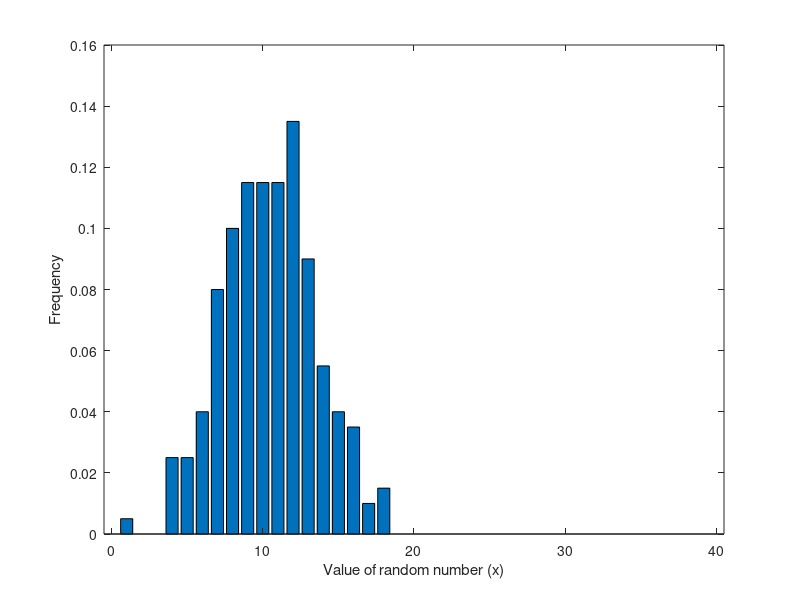

The MATLAB script that drew this image: (Note: this script raises an error after producing the figure.)
% probabilityBasicsTutorial.m
%
% This short tutorial provides an introduction to probability distributions and
% random variables. It covers the following concepts: mean, expectation,
% moments, standard deviation, sample mean and standard error. You may need to
% look up the definition of: probability function, probability density function
% and a cumulative probability function. You'll have a feel for these by the end
% even if you don't get formal.
%
% Requires the statistics toolbox.

% 2/12/05 mns updated
% 2/9/07  mns cleaning
% 2/10/07 mns adding sums and convolution
% 2/15/09 mns minor clean up
% 1/28/12 mns update

%% Matlab setup
clear all
rand('state',sum(100*clock))
format short g

%% Generating random numbers
% Fortunately, matlab has a number of tools for generating random numbers
% and plotting probability distributions. You must have the statistics
% toolbox. Try typing 'help stats' at the command prompt to see what's
% available. There are three types of functions that we will deal with. The
% ones ending in ...rnd.m generate random numbers.
%
% Let's generate 200 random numbers from the Poisson distribution
n = 200
mu = 10.3     % mean (please use a non-integer or later illustrations will suffer)
x = poissrnd(mu,n,1);
% Plot a Frequency histogram
figure(1), clf
[count vals] = hist(x,[0:1:40]);
freq = count/n;    % this is a critical step. Make sure you appreciate it
sum(freq)           % notice that the sum of all the frequencies come out to 1 (the sum of the counts is n)
bar(vals,freq) 
set(gca,'XLim',[-.5 max(vals)+.5])
xlabel('Value of random number (x)')
ylabel('Frequency')

%% Expectation
% The expectation of a random variable (RV) is what it sounds like it ought
% to be. Think of it as the mean of an infinitely large sample of random
% values drawn from the distribution. It's a deeper concept though, because
% it is a property that we can associate with a variable without ever
% measuring samples. It's so fundamental that we will actually think of the
% mean as something (that we calculate) and that will return the
% expectation of the RV.
% 
% The expecation of x, which I will denote E[X] is whatever you set mu to above.
% Let's try to estimate the expectation by calculating the mean. Here are three
% ways to do this in matlab. 
mean(x)     % 1. matlab's function
sum(x/n)    % 2. sum of the random numbers divided by n (which is what matlab's mean does)
sum(freq .* vals) % 3. Weighted sum of the values that x can take. 
% #3 is less obvious, but very important. Make sure you understand why it works.
% It is a key step toward understanding lots of expectations. This is the
% expectation of x. 
% 
% If you've convinced yourself why the 3rd approach works, we can calculate the
% expectation, E[X]. We can do this without actually generating any samples, so
% long as we know the probability of observing the values. The matlab function
% POISSPDF will tell us these probabilities. For the Poisson distribution, the
% only possible values are integers. The probability of seeing any particular
% value is
theoryFreq = poisspdf(vals,mu);
% Notice that the total probability is 1
sum(theoryFreq)
% The E[X] is the weighted sum of the possible values of X. The weights are the
% probabilities (i.e., the expected frequencies of observing each possible value
% of X.
expectation = sum(vals .* theoryFreq)
% You can see why the sample mean only approximated the expectation. Look at the
% theoretical frequencies superimposed on the frequency
% histogram we made with our n samples. 
figure(1), hold on
h = plot(vals, theoryFreq, 'rV','MarkerFaceColor','r')

% There's a 4th way to compute E[x]. It uses the moment generating function. But
% I'll hold off on this for now. 

%% moments
% The expectation of X is also known as the first moment of the random variable,
% x. 
firstMoment = expectation

% The second moment is the expectation of x^2. The 3rd moment is the
% expectation of x^3, and so on. The second moment is related to the variance.
% The 3rd moment is related to the skew of (the degree of asymmetry of the
% distribution about its mode). The 4th moment is related to the kurtosis of the
% distribution (the relative concentration of probability around the mode
% compared the tails -- in other words, the peakiness of the distribution). We
% rarely worry about moments greater than 2nd.

% Important point. You can calculate the expectation of any function of X by
% taking the weighted sum of all possible f(x), the weights given by the
% probability of observing each possible value of x.
%
% So, if for some crazy reason, we wanted to know the expected value of
% log(1+x), we could compute it as
weirdExpectation = sum(log(1+vals) .* theoryFreq)

% A more useful calculation is the E[X^2] (the 2nd moment). 
secondMoment = sum((vals.^2) .* theoryFreq)
% In class we will derive that E[(x-mu)^2], which is known as the variance or 2nd central moment is
secondMoment - mu^2
% or
variance = secondMoment - firstMoment^2


 
%% Standard error of the mean (SEM), Variance and Standard Deviation. 
%
% Let's start with a brief overview about what these terms mean and then we'll
% convince ourselves of the math. The standard deviation is a measure of the
% spread of the random values. It conforms to our intuitive sense of how
% variable the random numbers are, hence how wide a distribution is from which
% they are drawn. Standard deviation is also the number we would want to rely on
% when we talk about uncertainty. What I mean by that is that if I tell you that
% I measured the number 5.2 and you wanted to know how close this might be to a
% true value (what I would get if there were no souces of noise affecting my
% measurement), you would want to know the standard deviation. You couldn't know
% that from my one sample, but if you did know it, you would be able to guess
% how close 5.2 might be to other samples I might draw on another occasion. 
%
% If instead of a single value, I told you a number that I calculated, say a
% mean from 20 samples, you might want to know how close this sample mean might
% be to other sample means, were I to obtain 20 samples again. Again, you would
% want to know the standard deviation of this sample mean. This standard
% deviation of a statistic (in this case the sample mean) is called the standard
% error (in this case, the standard error of the mean). If we calculated the
% slope of a line, then we would want to know the standard deviation of such
% slope estimates in order to get a sense of how close our estimate was to other
% estimates we might obtain from another data set. Again, this standard
% deviation is called a standard error (but not standard error of the MEAN, of
% course).
%
% I have already defined the variance as the expectation[(x-mu)^2]. In words:
% take each X and subtract off its expectation; then square. Do this for an
% infinite sample size of X's. 
secondCentralMoment = sum((vals-mu).^2 .* theoryFreq)

% Notice that for the Poisson distribution, the variance equals the expectation
% (mu). 

% This is different than the variance you would compute from the n samples. Just
% as you don't get E[X] when you compute the mean from n samples, 
sampleMean = mean(x)
% you don't get the true variance. If you ask matlab to calculate the variance
% from the n samples, you get
var(x)
% For the sample mean, matlab takes the average value of the X's. But, for the
% sample variance, matlab multiplies the average of the (X-sampleMean)^2 terms by
% n/(n-1). Let's convince ourselves of this.
(n/(n-1)) * mean((x-sampleMean).^2)
% This is the same as
sum((x-sampleMean).^2) / (n-1)
% Notice that this number is a little bigger than the average of the squared
% departures from the mean
mean((x-sampleMean).^2)

% This business of dividing by n-1 instead of n drives a lot of people
% crazy. I don't want to get bogged down in the derivation (but see Brian
% Lundstrom's tutorial on this). Nonetheless, I think it's worth have an
% intuition about why we do this. Notice that the definition of variance is
% E[(X-mu)^2]. But we don't know mu from a sample of data. All we can do is
% estimate mu by calculating the mean. Now, let me say something that
% sounds overly wordy and almost obvious: the sample mean is the best
% estimate we can make of the true E[X]. What I mean by that is that if we
% could draw another n samples and compute another sampleMean and we did
% this a gzillion times, the average of the sampleMeans would be very near
% E[X]. More formally E[sampleMean] = E[X]. Technically, the sampleMean is
% an unbiased estimator of the E[X]. Better yet, it is the best unbiased
% estimator, meaning that is has the smallest dispersion (standard
% devation) around E[X]. Let's illustrate that by repeating the process of
% making sampleMeans several times
nreps = 1000     % the number of repetitions
Y = poissrnd(mu,n,nreps);
sampleMeanYs = mean(Y);
% Let's look at these sample means superimposed on the distribution of 200
% samples we saw before.
[count vals] = hist(sampleMeanYs,[0:.1:40]);
freq = count/nreps;    
sum(freq)           % notice that the sum of all the frequencies come out to 1 (the sum of the counts is n)
figure(1), hold on
h = bar(vals,freq)
set(h,'FaceColor', 'y','EdgeColor','none')
s = sprintf('Blue: sample n = %d; Yellow: distribution of means from %d repetitions', n, nreps)
title(s)
% Notice that the sample means fall near the true theoretical mean. I didn't
% prove that expectation of these sample means is the true mean, but it's true.
% The dispersion around this true mean can be calculated by taking the standard
% deviation. But since I have yet to develop standard deviation, let's use
% a more intuitive statistic. What is the average absolute difference between
% the sample means and mu (the E[X])?
meanAbsDev_sampleMeans = mean(abs(sampleMeanYs - mu))
% To illustrate my point about this being the best you can do, let's come up
% with an alternative measure of the E[X] based on a sample. How about the
% sample median?
sampleMedianYs = median(Y);
meanAbsDev_sampleMedianYs = mean(abs(sampleMedianYs - mu))
% Notice that the deviations are smaller on average for the sample means.
% (Note, this will fail in the special case that mu is an integer.) This is
% not a proof that the sample mean is the most efficient statistic for
% estimating the E[X], but it gives you a feel for what we're talking
% about.
%
% Now, let's return to the sample variance. Why the 1/(n-1) instead of 1/n
% in the formula for the sample variance? It's because we want an estimate
% of the variance from our n samples that is unbiased and maximally
% efficient. if we happen to know mu, then taking the average of the n
% terms, (X-mu)^2, would be an unbiased estimator of E[(X-mu)^2]. But we
% don't know mu from our n samples. All we know is some estimate of mu,
% like the sample mean. But the sample mean is computed from the n samples.
% This is kind of a cheat. The sample mean is the value we would choose
% that is nearest all the samples, on average. The actual expectation,
% which is similar to but not exactly the same as the sample mean, is going
% to be further away from the samples, on average. This means that
var1 = sum((x-sampleMean).^2) / n
% is a biased estimator of the true variance. It is biased to be smaller
% than the true variance: E[var1] < E[(X-mu)^2] We can see that from the
% simulated samples we took. Matlab will compute this biased version of the
% variance if you pass a second argument var(x,1)
var(x,1)
% If we use the standard matlab var(x) we get back the 1/(n-1) version of
% the sample variance. Confirm this:
sum((x-sampleMean).^2) / (n-1)
var(x)

% Let's use these two versions of var() to operate column-wise on the Y's we
% made above. Remember, Y contains nreps columns; each contains a sample of n
% random values.
sampleVarWithDenomNs = var(Y,1);
sampleVarEithDenomNminus1s = var(Y);
% Take the mean of these nrep samples
mean(sampleVarWithDenomNs)
mean(sampleVarEithDenomNminus1s)
% compare to the true variance
variance

% I'm going to come back to these examples in a moment. Let's save the key
% variables in a matfile.
save poissonRandNumbers.mat mu Y x

% I didn't show you that the sample variance using the n-1 denominator is
% unbiased and maximally efficient. But you can make nreps bigger to
% convince yourself that it's on track.

% So we know the definition of the mean and variance of a random variable
% and we know how to estimate the mean and variance from a finite sample of
% observations. Just to be clear, the mean of the RV is the RV's
% expectation, which is also known as the 1st moment. The variance of the
% RV is the 2nd central moment, that is the expectation of the square of
% the quantity, RV minus its expectation. The statistics we compute from
% samples are unbiased, maximally efficient estimators of these
% expectations.

% The standard deviation of a random variable is the square root of its
% variance. We could state that in 4 or 5 ways using all the terminology
% for the variance, but let's get a feel for standard deviation instead.
% This is the statistic that conforms best to the spread of the
% distribution. It's the square root of a squared difference between a RV
% and its mean. So it's a lot like taking an absolute value. You should
% think for a second about why sqrt(var(x)) is not the same thing as
% mean(abs(x-mu)) Matlab's
std(x)
% is the same as
sqrt(var(x))
% but is not the same as
mean(abs(x-mu))
% or even 
(n/(n-1)) * mean(abs(x-mu))
%
% The reason stdev is so useful is this. It captures the sense of spread of a
% distribution. Let's consider the normal distribution
mu = 50
sigma= 10
n = 100
x = normrnd(mu,sigma,n,1)
% You can try others with the stats toolbox


figure(2), clf, hold on
% make an x axis
dx = 5;
xax = [0:dx:100]';
[nn xx] = hist(x,xax);
hb1 = bar(xx,nn/n,1)
set(gca,'FontSize',18,'Tickdir','out','XLim',[0 100])
xlabel('x')
ylabel('Frequency of observation')
% Here's the theoretical distribution
% See if you can figure out what this next line achieves
pdfBinned = diff(normcdf([xax-dx/2; xax(end)+dx/2],mu,sigma));
sum(pdfBinned)  % total probability should be 1
% Superimpose the predicted probabilities on the histogram
h = plot(xx,pdfBinned,'rV-','MarkerFaceColor','r');

% Here are our sample mean, standard deviation and variance
xmean = mean(x)
xs = std(x)
xvar = var(x)

% The true standard deviation is related to the width of the distribution. At
% half height, the width of the Normal is 2.33 sigma.
figure(2), hold on
hw = line([mu-2.33*sigma/2 mu+2.33*sigma/2], max(pdfBinned)*[1 1]/2,'Color','r','LineWidth',3)

% There's another way to think about the spread of the distribution. Suppose we
% were to ask, What fraction of the samples are greater than 60? In other words,
% what fraction of the total probability is accounted for by values >60? This is
% also a question about spread. Here's how we answer it using the standard
% deviation.
% 
crit = 60
% How many standard deviations from the mean is our criterion? 
crit_in_stdevs = (crit-mu)/sigma
% What's the cumulative probability up to this value? To get that use the
% cumulative probability function.
normcdf(crit,mu,sigma)
% The remaining probability -- that is, the area under the probability density
% to the right of this 
1 - normcdf(crit,mu,sigma)
% Let's see often we really did see a value in our sample greater than 60?
sum(x > crit)/n

% Now, suppose we were to turn a gain dial and thereby change all the x values
% by some factor. Where would we place our criterion to extract the same
% fraction of the observations? 
gain = .5
x2 = gain * x;
figure(2), hold on
[nn2 xx] = hist(x2,xax);
hb2 = bar(xx,nn2/n,1)
set(hb2,'FaceColor','none','EdgeColor','g')
% Notice that the spread has changed. This is captured by applying the gain to
% the standard deviation.
mu2 = gain * mu
sigma2 = gain * sigma
pdfBinned2 = diff(normcdf([xax-dx/2; xax(end)+dx/2],mu2,sigma2));
sum(pdfBinned2)  % total probability should be 1
% Superimpose the predicted probabilities on the histogram
h2 = plot(xx,pdfBinned2,'m^--','MarkerFaceColor','m');
% Not surprisingly, our criterion should be the same distance from the new mean in
% units of the new standard deviation.
crit2 = mu2 + crit_in_stdevs * sigma2
sum(x2 > crit2)
% Think about what we did here. By scaling the observations, it's as if we
% recoded them in some new measurement unit (like changing from inches to
% centimeters). The basic characteristization of the spread in the
% measurements should not be affected by this. And that is captured by
% thinking about the observations in terms of distance from the mean in
% units of standard deviation. Importantly, muliplying the random values by
% a constant multiplies the mean and the standard deviation by this same
% amount. The ratio, standard deviation divided by the mean, gives us an
% indication of the spread of the distribution, regardless of what units we
% use to describe the observations. This ratio is called the coefficient of
% variation (CV) and its reciprocal is sometimes called the signal to noise
% ratio. Changing the units, or turning up the amplifier, or increasing the
% power on the microscope, etc. do not change the dispersion of the data,
% just the units we use to describe the data.
%
% Notice that the CV does not change. But, since the variance is the square
% of the stdev, it follows that another ratio, the variance divided by the
% mean, does change when we scale units differently. We'll discuss
% variance/mean in the stochastic processes tutorial. It's worth keeping
% this point in mind or coming back to it when we encounter this ratio.

%% Finally, let's turn to the standard error of the mean.
%
% Let's look at Figure 1 again
figure(1)
% and reload our Poisson random numbers we used to make it.
load poissonRandNumbers.mat

% Recall that the blue shows a single sample of n observations. This has a
% single sample mean. The yellow shows the sample means from nreps
% repetitions of this experiment. It's pretty obvious that the sample means
% fall near the true mean. And, as we noted earlier, the spread in the
% sample means about the true mean is a lot less than the spread of the
% observations in any one experiment. The standard error of the mean is
% simply the standard deviation of these sample means.
stdOfSampleMeans = std(sampleMeanYs)
% Compare this to the standard deviation from the first sample of
% observations
std(Y(:,1))
% This set of observations is not off the mark. Remember, we used a Poisson
% distribution whose mean = 10. So the variance should also be 10 and the
% standard deviation should be
sqrt(mu)
% Now, here's the really magical thing. In real life, we rarely get a chance to
% repeat a set of measurements a bunch of times. In real life, we usually get a
% single set of n observations. We only get one sample mean. How can we
% tell how near it might be to other sample means? In other words, how can we
% estimate the standard deviation of the sample mean from just one sample set?
% The answer is, take the sample standard deviation and divide by the square
% root of the number of observations that comprise it.     
n = size(Y,1)
std(Y(:,1)) / sqrt(n)
% It's very easy to derive this expression. It's based solely on two
% points. First, if you make a new random variable by adding two random
% numbers, A + B, the variance of the sum is the sum of the variances
% associated with A and B. This holds if A and B are independent, that is
% the joint probability that A=x and B=y is the product of the probability
% that A=x (regardless of B) times the probability that B=y (regardless of
% A). The second principle is that the sample variance is an unbiased
% estimator of the true variance. We've already made that point. It follows
% that the sum of n variables, each with mean mu and variance s^2, has
% E[sum] = n*mu
% and
% Var[sum] = n * s^2
% Stdev[sum] = sqrt(n) * s
% To change from sums to the mean, we could scale the sums by 1/n.
% The mean has expectation E[sum]/n = mu
% The standard deviation of the mean = sqrt(n) * s /n = s/sqrt(n)



% Excercise (optional): Graph three distributions, Poisson, Normal (aka,
% Gaussian), and Uniform. Do this so that they each have the identical mean
% = 9 and the same standard deviation = 3. How do these distributions
% differ from each other. [Hint: skewness & kurtosis].

%% Sums and convolution
% What is the distribution of a random number, z, formed as the sum of two
% random numbers, x and y?
%
% Let's fool around with matlab's random number generator to get a feel.
% Set the number of samples
n = 1000
% Suppose x is Poisson distributed with mean
xmean = 4
x = poissrnd(xmean,n,1);
% Suppose y is also a Poisson distributed with mean
ymean = 10
y = poissrnd(ymean, n, 1);
% z is the sum
z = x+y;
figure(1), clf, hold on
rvaxis = [0:30];
xf = hist(x,rvaxis) / n;
yf = hist(y,rvaxis) / n;
zf = hist(z,rvaxis) / n;
stem(rvaxis, xf,'b')
stem(rvaxis, yf,'g')
stem(rvaxis, zf,'r')

% Verify that the mean of the sum is the sum of the means.
mean(z)
mean(x) + mean(y)
% Of course, mean(x) is a sample mean. We would also say that the
% expectation of z is the sum of the expectations for x and y.
% 

% Same hold for for the variance
var(z,1)
var(x,1) + var(y,1)


% Notice that the distribution of z is shifted to the right (higher mean)
% and also spread out. We might say it is blurred. It so happens that z is
% also a Poisson distribution. It is not the case in general that the sum
% of two random variabls retains its orginal form. It can only hold
% if the variance is proportional to the mean. That is still not a
% guarantee.
% 
% It may be easier to see this if we overlay the theoretical distributions 
plot(rvaxis,poisspdf(rvaxis,xmean),'b--')
plot(rvaxis,poisspdf(rvaxis,ymean),'g--')
plot(rvaxis,poisspdf(rvaxis,xmean+ymean),'r--')

% Convince yourself that the red distribution looks like the blue one (x)
% blurred by the green one (y), or the green one blurred by the blue one. 
% This is very clear if we run through the steps above using a narrow
% gaussian for x and a broad distribution for y.
n = 10000
xmean = 0, sigma = .2
x = normrnd(xmean,sigma,n,1);
ymean = 1
y = 1 + exprnd(ymean, n, 1);
z = x+y; % z is the sum
figure(2), clf, hold on
drv = .1;
rvaxis = [-1:drv:10];
xf = hist(x,rvaxis) / n;
yf = hist(y,rvaxis) / n;
zf = hist(z,rvaxis) / n;

stairs(rvaxis, xf,'b')
stairs(rvaxis, yf,'g')
stairs(rvaxis, zf,'r')

% This blurring ought to remind you of the convolution operation we did in
% the Fourier analysis module. In fact the distribution of z is the
% convolution of the PDFs for x and y. To see this, consider what it takes
% to get any particular value of z. If you happen to pick the value tau
% from the x distribution, then in order to get a particular value of z,
% you need to pick z-tau from the y distribution. 
%
% Let's call the probability distribution (PDF) of x, b(x) [the blue
% function]
% Let's call the probability distribution (PDF) of y, g(y) [the green
% function]
% Let's call the probability distribution (PDF) of z, r(z) [the red
% function]
% Our claim is that r(x+y) = b(x) ** g(y), where ** denotes convolution.
% To get any value z=zeta, we can pick any combination of tau from the x
% distribution [with probabilty b(tau)] and z minus tau from the
% y-distribution [with probability g(z-tau)]. Therefore to get any value of
% z, we take the weighted sum of all the z-tau, across all possible values
% of tau. The weighting is b(tau). 
% But this is the integal with respect to tau of b(tau)*g(z-tau). That's
% convolution!
%
% So here's the convolution of the x and y distributions
conv_xy = real(ifft(fft(xf).*fft(yf)));
% We labeled a point about 11 in as 0. But the function doesn't realize we
% mean that to be 0 and "thinks" that both of the functions are offset by
% this amount. So we'll just delete these points by shifting the result to
% the left by this amount. 
nz = find(rvaxis == 0)
conv_xy(1:nz-1) = [];
conv_xy(end:end+nz-1) = 0;
h = plot(rvaxis,conv_xy,'k--')
set(h,'Color',[.7 .7 .7],'LineWidth',3)

% To cap off this section, you might be wondering whether there's some kind
% of parallel between the convolution/multiplication duality we discussed
% in the Fourier transform section. Is there something analogous to fourier
% transform that would render convolution of PDFs of random variables
% multiplication of some transform of the RVs. The answer is yes. These are
% called moment generating functions and characteristic functions. They
% look just like Laplace and Fourier transforms. The transformed variable
% is not a frequency, but it has some interesting properties. That's all
% I'll say about this topic. See momentGeneratingFuncTutorial.m 





